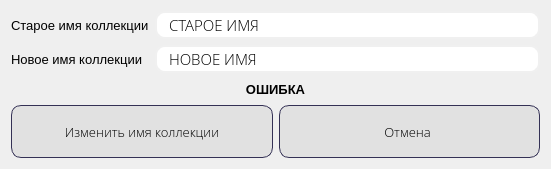
<?xml version="1.0" encoding="UTF-8"?>
<ui version="4.0">
 <class>Rename_collection</class>
 <widget class="QDialog" name="Rename_collection">
  <property name="geometry">
   <rect>
    <x>0</x>
    <y>0</y>
    <width>551</width>
    <height>169</height>
   </rect>
  </property>
  <property name="minimumSize">
   <size>
    <width>551</width>
    <height>169</height>
   </size>
  </property>
  <property name="maximumSize">
   <size>
    <width>551</width>
    <height>169</height>
   </size>
  </property>
  <property name="focusPolicy">
   <enum>Qt::StrongFocus</enum>
  </property>
  <property name="windowTitle">
   <string>Изменить имя коллекции</string>
  </property>
  <property name="windowIcon">
   <iconset>
    <normaloff>photo_data/pencil.png</normaloff>photo_data/pencil.png</iconset>
  </property>
  <property name="styleSheet">
   <string notr="true">QLineEdit{
	border: 2px solid rgb(240, 240, 240);
	border-radius: 10px;
	padding-left: 10px;
	padding-right: 10px;
	}

QLineEdit:hover{
	border: 2px solid rgb(211, 211, 211)
	}
QLineEdit:focus{
	border: 2px solid rgb(85, 170, 255);
	}</string>
  </property>
  <layout class="QGridLayout" name="gridLayout">
   <item row="0" column="0">
    <layout class="QVBoxLayout" name="verticalLayout_3">
     <item>
      <layout class="QHBoxLayout" name="horizontalLayout_2">
       <item>
        <layout class="QVBoxLayout" name="verticalLayout_2">
         <item>
          <widget class="QLabel" name="label">
           <property name="font">
            <font>
             <pointsize>10</pointsize>
            </font>
           </property>
           <property name="text">
            <string>Старое имя коллекции</string>
           </property>
          </widget>
         </item>
         <item>
          <widget class="QLabel" name="label_2">
           <property name="font">
            <font>
             <pointsize>10</pointsize>
            </font>
           </property>
           <property name="text">
            <string>Новое имя коллекции</string>
           </property>
          </widget>
         </item>
        </layout>
       </item>
       <item>
        <layout class="QVBoxLayout" name="verticalLayout">
         <item>
          <widget class="QLineEdit" name="lineEdit_old">
           <property name="sizePolicy">
            <sizepolicy hsizetype="Expanding" vsizetype="Preferred">
             <horstretch>0</horstretch>
             <verstretch>0</verstretch>
            </sizepolicy>
           </property>
           <property name="font">
            <font>
             <family>Open Sans Light</family>
             <pointsize>11</pointsize>
            </font>
           </property>
           <property name="mouseTracking">
            <bool>true</bool>
           </property>
           <property name="focusPolicy">
            <enum>Qt::NoFocus</enum>
           </property>
           <property name="acceptDrops">
            <bool>false</bool>
           </property>
           <property name="text">
            <string>СТАРОЕ ИМЯ</string>
           </property>
           <property name="readOnly">
            <bool>true</bool>
           </property>
          </widget>
         </item>
         <item>
          <widget class="QLineEdit" name="lineEdit_new">
           <property name="sizePolicy">
            <sizepolicy hsizetype="Expanding" vsizetype="Preferred">
             <horstretch>0</horstretch>
             <verstretch>0</verstretch>
            </sizepolicy>
           </property>
           <property name="font">
            <font>
             <family>Open Sans Light</family>
             <pointsize>11</pointsize>
            </font>
           </property>
           <property name="focusPolicy">
            <enum>Qt::ClickFocus</enum>
           </property>
           <property name="text">
            <string>НОВОЕ ИМЯ</string>
           </property>
          </widget>
         </item>
        </layout>
       </item>
      </layout>
     </item>
     <item>
      <widget class="QLabel" name="label_error">
       <property name="maximumSize">
        <size>
         <width>16777215</width>
         <height>20</height>
        </size>
       </property>
       <property name="font">
        <font>
         <pointsize>10</pointsize>
         <weight>75</weight>
         <bold>true</bold>
        </font>
       </property>
       <property name="text">
        <string>ОШИБКА</string>
       </property>
       <property name="alignment">
        <set>Qt::AlignCenter</set>
       </property>
      </widget>
     </item>
     <item>
      <layout class="QHBoxLayout" name="horizontalLayout">
       <item>
        <widget class="QPushButton" name="btn_rename_collection">
         <property name="sizePolicy">
          <sizepolicy hsizetype="Preferred" vsizetype="Preferred">
           <horstretch>0</horstretch>
           <verstretch>0</verstretch>
          </sizepolicy>
         </property>
         <property name="font">
          <font>
           <family>Open Sans Light</family>
           <pointsize>10</pointsize>
          </font>
         </property>
         <property name="toolTip">
          <string>Добавить карту в коллекцию</string>
         </property>
         <property name="styleSheet">
          <string notr="true">QPushButton {
background-color: rgb(225, 225, 225);
border: 1px solid #343155;
padding: 6px; border-radius: 10px;}

QPushButton:hover, QPushButton:clicked { 
background-color: rgb(208, 208, 208); 
border: 1px solid rgb(171, 226, 81);}
QPushButton:pressed {
background-color:rgb(153, 218, 51) ;}</string>
         </property>
         <property name="text">
          <string>Изменить имя коллекции</string>
         </property>
         <property name="icon">
          <iconset>
           <normaloff>photo_data/check_mark.png</normaloff>photo_data/check_mark.png</iconset>
         </property>
         <property name="autoDefault">
          <bool>false</bool>
         </property>
         <property name="default">
          <bool>false</bool>
         </property>
        </widget>
       </item>
       <item>
        <widget class="QPushButton" name="btn_cancel">
         <property name="sizePolicy">
          <sizepolicy hsizetype="Preferred" vsizetype="Preferred">
           <horstretch>0</horstretch>
           <verstretch>0</verstretch>
          </sizepolicy>
         </property>
         <property name="font">
          <font>
           <family>Open Sans Light</family>
           <pointsize>10</pointsize>
          </font>
         </property>
         <property name="toolTip">
          <string>Выйти в меню</string>
         </property>
         <property name="styleSheet">
          <string notr="true">QPushButton {
background-color: rgb(225, 225, 225);
border: 1px solid #343155;
padding: 6px; border-radius: 10px; padding-right: 10px}

QPushButton:hover, QPushButton:clicked { 
background-color: rgb(208, 208, 208); 
border: 1px solid rgb(225, 78, 78);}
QPushButton:pressed {
background-color:rgb(211, 79, 79);}</string>
         </property>
         <property name="text">
          <string>Отмена</string>
         </property>
         <property name="icon">
          <iconset>
           <normaloff>photo_data/cross.png</normaloff>photo_data/cross.png</iconset>
         </property>
         <property name="autoDefault">
          <bool>false</bool>
         </property>
        </widget>
       </item>
      </layout>
     </item>
    </layout>
   </item>
  </layout>
 </widget>
 <resources/>
 <connections/>
</ui>
